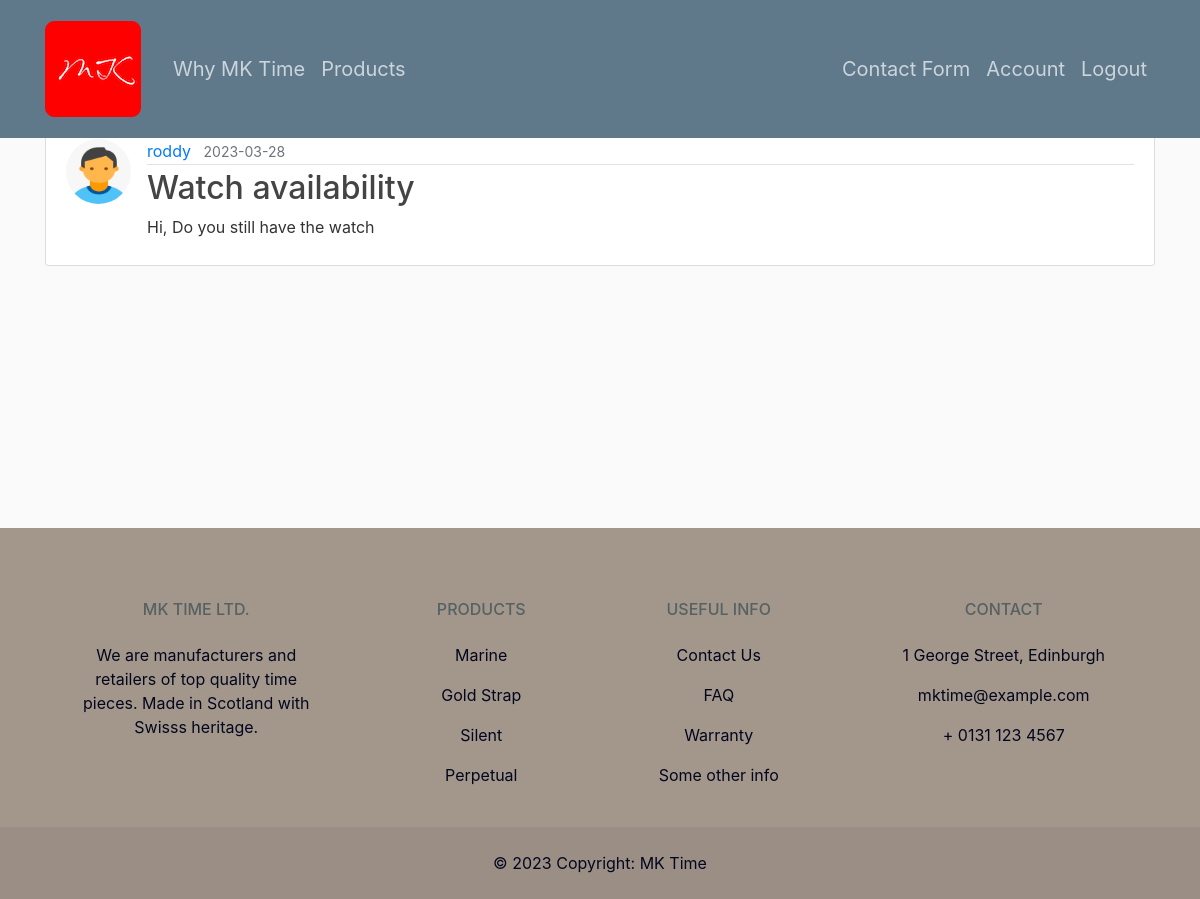
Page /admin/posts (signed in) on the committed database.
### mktime/models.py (models this page shows, shortened)
class Post(db.Model):
    id = db.Column(db.Integer, primary_key=True)
    title = db.Column(db.String(100), nullable=False)
    date_posted = db.Column(db.DateTime, nullable=False, default=datetime.utcnow)
    content = db.Column(db.Text, nullable=False)
    user_id = db.Column(db.Integer, db.ForeignKey('user.id'), nullable=False)

class User(db.Model, UserMixin):
    id = db.Column(db.Integer, primary_key=True)
    username = db.Column(db.String(20), unique=True, nullable=False)
    email = db.Column(db.String(120), unique=True, nullable=False)
    image_file = db.Column(db.String(20), nullable=False, default='default.jpg')
    password = db.Column(db.String(60), nullable=False)
    posts = db.relationship('Post', backref='author', lazy=True)

### mktime/routes.py (the view)
@app.route("/admin/posts")
@login_required
def admin_posts():
    posts = Post.query.all()
    return render_template('admin_posts.html', posts=posts)

### mktime/models.py (called while the page is built)
@login_manager.user_loader
def load_user(user_id):
    return User.query.get(int(user_id))

### mktime/templates/admin_posts.html
{% extends "layout.html" %}
{% set containerable = True %}
{% block content %}
<div class="article-height">
{% for post in posts %}
    <article class="media content-section">
        <img class="rounded-circle article-img" src="{{ url_for('static', filename='profile_pics/' + post.author.image_file) }}">
        <div class="media-body">
            <div class="article-metadata">
                <a class="mr-2" href="#">{{ post.author.username }}</a>
                <small class="text-muted">{{ post.date_posted.strftime('%Y-%m-%d') }}</small>
            </div>
            <h2><a class="article-title" href="{{ url_for('post', post_id=post.id) }}">{{ post.title }}</a></h2>
            <p class="article-content">{{ post.content }}</p>
        </div>
    </article>
{% endfor %}
</div>
{% endblock content %}

### mktime/static/main.css (style rules this page uses)
body { background: #fafafa; color: #333333; margin-top: 5rem; }
h1, h2, h3, h4, h5, h6 { color: #556162; }
.content-section { background: #ffffff; padding: 10px 20px; border: 1px solid #dddddd; border-radius: 3px; margin-bottom: 20px; }
.article-title { color: #444444; }
.article-content { white-space: pre-line; }
.article-img { height: 65px; width: 65px; margin-right: 16px; }
.article-metadata { padding-bottom: 1px; margin-bottom: 4px; border-bottom: 1px solid #e3e3e3; }
.article-height { min-height: 50vh; }

### rows in the picture
Post: image_file (placeholder picture), author.username "roddy", date_posted "2023-03-28", title "Watch availability", content "Hi, Do you still have the watch"
